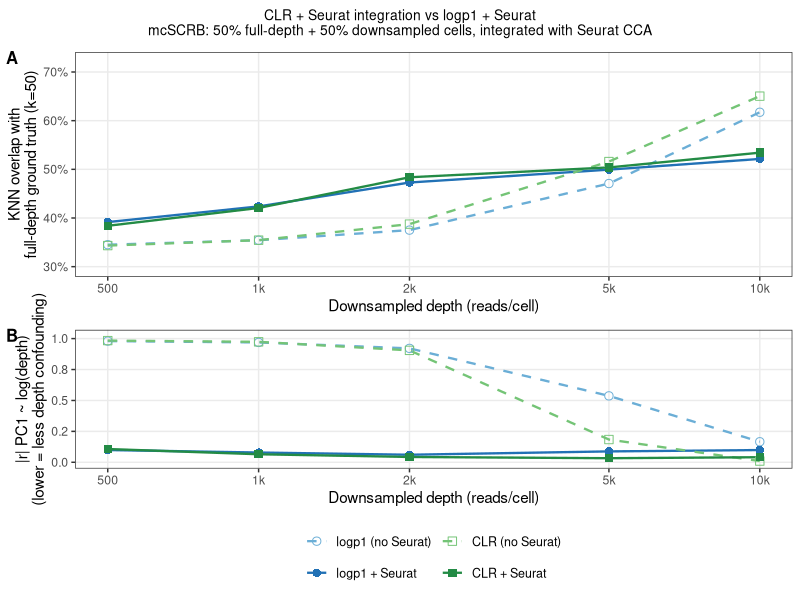

Source code (R):
library(tidyverse)

results <- tribble(
  ~target_depth, ~method,               ~norm,   ~integration, ~knn_overlap, ~pc1_depth_r,
  500,  "logp1 (no Seurat)",   "logp1", "none",    0.3451,  0.980,
  500,  "logp1 + Seurat",      "logp1", "Seurat",  0.3916,  0.099,
  500,  "CLR (no Seurat)",     "CLR",   "none",    0.3433,  0.984,
  500,  "CLR + Seurat",        "CLR",   "Seurat",  0.3840,  0.107,
  1000, "logp1 (no Seurat)",   "logp1", "none",    0.3543,  0.969,
  1000, "logp1 + Seurat",      "logp1", "Seurat",  0.4238,  0.079,
  1000, "CLR (no Seurat)",     "CLR",   "none",    0.3544,  0.974,
  1000, "CLR + Seurat",        "CLR",   "Seurat",  0.4206,  0.065,
  2000, "logp1 (no Seurat)",   "logp1", "none",    0.3751,  0.921,
  2000, "logp1 + Seurat",      "logp1", "Seurat",  0.4729,  0.061,
  2000, "CLR (no Seurat)",     "CLR",   "none",    0.3874,  0.905,
  2000, "CLR + Seurat",        "CLR",   "Seurat",  0.4837,  0.043,
  5000, "logp1 (no Seurat)",   "logp1", "none",    0.4708,  0.537,
  5000, "logp1 + Seurat",      "logp1", "Seurat",  0.4994,  0.088,
  5000, "CLR (no Seurat)",     "CLR",   "none",    0.5160,  0.184,
  5000, "CLR + Seurat",        "CLR",   "Seurat",  0.5039,  0.033,
  10000,"logp1 (no Seurat)",   "logp1", "none",    0.6173,  0.166,
  10000,"logp1 + Seurat",      "logp1", "Seurat",  0.5214,  0.099,
  10000,"CLR (no Seurat)",     "CLR",   "none",    0.6504,  0.010,
  10000,"CLR + Seurat",        "CLR",   "Seurat",  0.5343,  0.041,
) %>%
  mutate(
    method = factor(method, levels = c("logp1 (no Seurat)", "logp1 + Seurat",
                                        "CLR (no Seurat)",   "CLR + Seurat")),
    pc1_depth_r = abs(pc1_depth_r)
  )

colors <- c(
  "logp1 (no Seurat)" = "#6baed6",
  "logp1 + Seurat"    = "#2171b5",
  "CLR (no Seurat)"   = "#74c476",
  "CLR + Seurat"      = "#238b45"
)
shapes <- c(
  "logp1 (no Seurat)" = 1,
  "logp1 + Seurat"    = 16,
  "CLR (no Seurat)"   = 0,
  "CLR + Seurat"      = 15
)
linetypes <- c(
  "logp1 (no Seurat)" = "dashed",
  "logp1 + Seurat"    = "solid",
  "CLR (no Seurat)"   = "dashed",
  "CLR + Seurat"      = "solid"
)

p_overlap <- ggplot(results, aes(x = target_depth, y = knn_overlap,
                                  color = method, shape = method, linetype = method)) +
  geom_line(linewidth = 0.8) +
  geom_point(size = 2.5) +
  scale_x_log10(breaks = c(500, 1000, 2000, 5000, 10000),
                labels = c("500", "1k", "2k", "5k", "10k")) +
  scale_y_continuous(labels = scales::percent_format(accuracy = 1),
                     limits = c(0.3, 0.72)) +
  scale_color_manual(values = colors) +
  scale_shape_manual(values = shapes) +
  scale_linetype_manual(values = linetypes) +
  labs(x = "Downsampled depth (reads/cell)",
       y = "KNN overlap with\nfull-depth ground truth (k=50)",
       color = NULL, shape = NULL, linetype = NULL) +
  theme_bw(base_size = 11) +
  theme(legend.position = "none",
        panel.grid.minor = element_blank())

p_confound <- ggplot(results, aes(x = target_depth, y = pc1_depth_r,
                                   color = method, shape = method, linetype = method)) +
  geom_line(linewidth = 0.8) +
  geom_point(size = 2.5) +
  scale_x_log10(breaks = c(500, 1000, 2000, 5000, 10000),
                labels = c("500", "1k", "2k", "5k", "10k")) +
  scale_y_continuous(limits = c(0, 1.02),
                     labels = scales::number_format(accuracy = 0.1)) +
  scale_color_manual(values = colors) +
  scale_shape_manual(values = shapes) +
  scale_linetype_manual(values = linetypes) +
  labs(x = "Downsampled depth (reads/cell)",
       y = "|r| PC1 ~ log(depth)\n(lower = less depth confounding)",
       color = NULL, shape = NULL, linetype = NULL) +
  theme_bw(base_size = 11) +
  theme(legend.position = "bottom",
        legend.text = element_text(size = 9),
        panel.grid.minor = element_blank()) +
  guides(color = guide_legend(nrow = 2))

p_combined <- cowplot::plot_grid(
  p_overlap, p_confound,
  nrow = 2, align = "v", axis = "lr",
  labels = c("A", "B"), label_size = 12
)

title <- cowplot::ggdraw() +
  cowplot::draw_label(
    "CLR + Seurat integration vs logp1 + Seurat\nmcSCRB: 50% full-depth + 50% downsampled cells, integrated with Seurat CCA",
    fontface = "plain", size = 10, x = 0.5, hjust = 0.5
  )

final <- cowplot::plot_grid(title, p_combined, ncol = 1, rel_heights = c(0.08, 1))

ggsave("../output/clr_seurat_sweep.pdf", final, width = 4.5, height = 6)
cat("Saved: ../output/clr_seurat_sweep.pdf\n")
